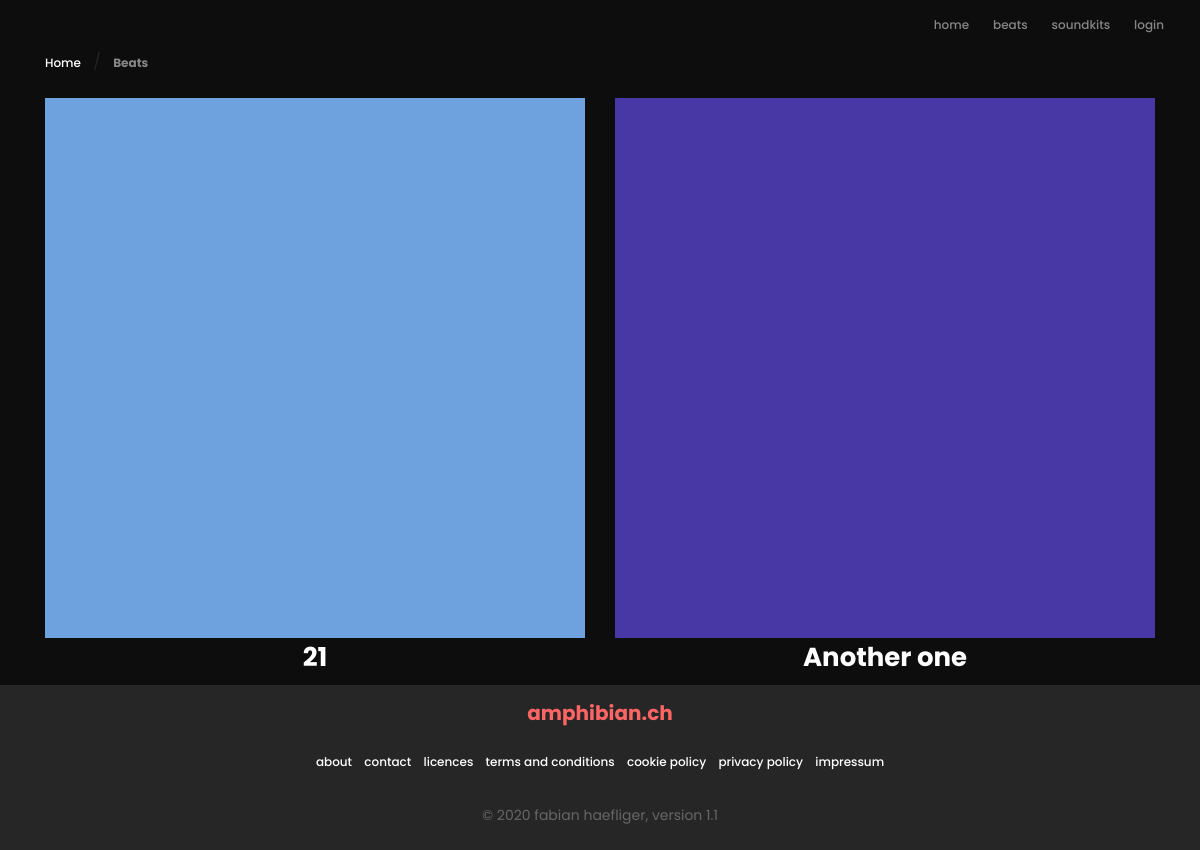
Page /shop/beats/ on the committed database.
### cart/models.py (models this page shows, shortened)
class Product(models.Model):
    title = models.CharField(max_length=50)
    slug = models.SlugField()
    description = models.TextField()
    image = models.ImageField(upload_to='product_images')
    file = models.FileField(upload_to='product_files')
    created = models.DateTimeField(auto_now_add=True)
    updated = models.DateTimeField(auto_now=True)
    active = models.BooleanField(default=False)
    soundkit = models.BooleanField(default=False)
    licence_variation = models.ManyToManyField(LicenceVariation)
    def get_absolute_url(self):
        return reverse("cart:product-detail", kwargs={'slug': self.slug})
    def is_soundkit(self):
        return self.soundkit

### cart/views.py (the view)
# urls.py: path('beats/', views.ProductListView.as_view(), name='product-list'),
class ProductListView(generic.ListView):
    template_name = 'cart/product-list.html'
    queryset = Product.objects.all()

### templates/cart/product-list.html
{% extends "base.html" %}
{% block content %}
<div class="">
    <div class="container">
        <div class="row">
            <div class="col-md-12 mb-0">
                <a href="{% url 'home' %}">Home</a>
                <span class="mx-2 mb-0">/</span>
                <strong class="current-page">Beats </strong>
            </div>
        </div>
    </div>
</div>
<br>
<div class="container">
      <div class="row">
        {% for product in object_list %}
          {% if not product.is_soundkit %}
            <div class="col-sm-6 text-center" data-aos="fade-up">
                <a href="#">
                    <img src="{{ product.image.url }}" alt="beat-cover" class="img-fluid img-cover">
                </a>
                <a href="{{ product.get_absolute_url }}">
                    <h2 class="">{{ product.title }}</h2>
                </a>
            </div>
          <br>
           {% endif %}
          {% endfor %}
      </div>
</div>
{% endblock content %}

### static/style.css (style rules this page uses)
:root { --black: #0c0d0c; --light-black: #252625; --light-green: #6fdfb6; --light-gray: #cdcdcd; --medium-gray: #b4b4b4; --normal-gray: #818181; --dark-gray: #676767; --orange: #FF6565; }
* { margin: 0; border-radius: 0 !important; }
body, wrapper { min-height:100vh; }
html, body { font-family: Poppins; background-color: var(--black) !important; height: 100%; width: 100%; }
h2 { font-family: Poppins; font-style: normal; font-weight: bold; font-size: 26px; line-height: normal; color: white; }
a { font-family: Poppins; font-style: normal; font-weight: 500; font-size: 12px; line-height: normal; color: var(--white); }
.current-page { font-size: 12px; color: white; opacity: 0.5; }

### rows in the picture
Product: image (picture), title "21"
Product: image (picture), title "Another one"
